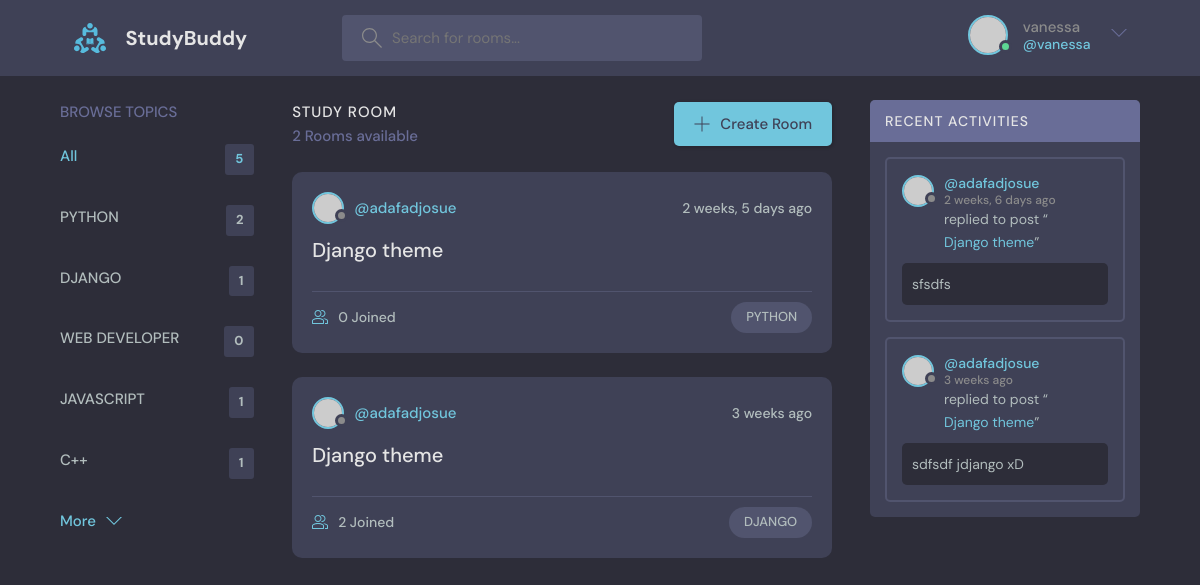
/?q=DJANGO (signed in), run on the app's committed database.
### base/models.py (models this page shows, shortened)
class Topic(models.Model):
   name = models.CharField(max_length=200)

class Room(models.Model):
   host = models.ForeignKey(User, on_delete=models.SET_NULL, null=True)
   topic = models.ForeignKey(Topic, on_delete=models.SET_NULL, null=True)
   name = models.CharField(max_length=200)
   description = models.TextField(null=True, blank=True)
   participants = models.ManyToManyField(User, related_name='participants', blank=True)
   updated = models.DateTimeField(auto_now=True)
   created = models.DateTimeField(auto_now_add=True)
   class Meta:
      ordering = ['-updated', '-created']
   def __str__(self):
      return self.name

class Message(models.Model):
   user = models.ForeignKey(User, on_delete=models.CASCADE)
   room = models.ForeignKey(Room, on_delete=models.CASCADE)
   body = models.TextField()
   updated = models.DateTimeField(auto_now=True)
   created = models.DateTimeField(auto_now_add=True)
   class Meta:
      ordering = ['-updated', '-created']

### base/views.py (the view)
# urls.py: path('', views.home, name="home"),
def home(request):
   q = request.GET.get('q') if request.GET.get('q') != None else ''
   rooms = Room.objects.filter(
      Q(topic__name__icontains=q) |
      Q(name__icontains=q) |
      Q(description__icontains=q)
   )
   topics = Topic.objects.all()
   room_count = rooms.count()
   room_messages = Message.objects.filter(Q(room__topic__name__icontains=q))
   context = {'rooms': rooms, 'topics': topics, 'room_count': room_count, 'room_messages': room_messages}
   return render(request, 'base/home.html', context)

### base/templates/base/home.html (shortened to what this page needs)
{% extends 'main.html' %} {% block content %}
<main class="layout layout--3">
   <div class="container">
      {% include 'base/components/topics_component.html' %}
      <div class="roomList">
         <div class="roomList__header">
            <div>
               <h2>Study Room</h2>
               <p>{{ room_count }} Rooms available</p>
            </div>
            <a class="btn btn--main" href="{% url 'create-room' %}">
               <svg
                  version="1.1"
                  xmlns="http://www.w3.org/2000/svg"
                  width="32"
                  height="32"
                  viewBox="0 0 32 32"
               >
                  <title>add</title>
                  <path
                     d="M16.943 0.943h-1.885v14.115h-14.115v1.885h14.115v14.115h1.885v-14.115h14.115v-1.885h-14.115v-14.115z"
                  ></path>
               </svg>
               Create Room
            </a>
         </div>
         {% include 'base/components/feed_component.html' %}
      </div>
      {% include 'base/components/activity_component.html' %}
   </div>
</main>
{% endblock %}

### templates/navbar.html (shortened to what this page needs)
{% load static %}
<header class="header header--loggedIn">
   <div class="container">
      <a href="{% url 'home' %}" class="header__logo">
         <img src="{% static 'images/logo.svg' %}" />
         <h1>StudyBuddy</h1>
      </a>
      <form class="header__search" method="get" action="{% url 'home' %}">
         <label>
            <input name="q" placeholder="Search for rooms..." />
         </label>
      </form>
      <nav class="header__menu">
         {% if request.user.is_authenticated %}
         <div class="header__user">
            <a href="{% url 'update-user' %}">
               <div class="avatar avatar--medium active">
                  <img src="https://randomuser.me/api/portraits/men/37.jpg" />
               </div>
               <p>{{ request.user.username }} <span>@{{ request.user.username }}</span></p>
            </a>
            <button class="dropdown-button">
               <svg
                  version="1.1"
                  xmlns="http://www.w3.org/2000/svg"
                  width="32"
                  height="32"
                  viewBox="0 0 32 32"
               >
                  <title>chevron-down</title>
                  <path d="M16 21l-13-13h-3l16 16 16-16h-3l-13 13z"></path>
               </svg>
            </button>
         </div>
         {% else %}
         <a href="{% url 'login' %}">
            <img src="{% static 'images/avatar.svg' %}" />
            <p>Login</p>
         </a>
         {% endif %}
      </nav>
   </div>
</header>

### base/templates/base/components/topics_component.html
<div class="topics">
   <div class="topics__header">
      <h2>Browse Topics</h2>
   </div>
   <ul class="topics__list">
      <li>
         <a href="{% url 'home' %}" class="active">All <span>{{ topics.count }}</span></a>
      </li>
      {% for topic in topics %}
      <li>
         <a href="{% url 'home' %}?q={{ topic.name }}"
            >{{ topic.name }} <span>{{ topic.room_set.all.count }}</span></a
         >
      </li>
      {% endfor %}
   </ul>
   <a class="btn btn--link" href="topics.html">
      More
      <svg
         version="1.1"
         xmlns="http://www.w3.org/2000/svg"
         width="32"
         height="32"
         viewBox="0 0 32 32"
      >
         <title>chevron-down</title>
         <path d="M16 21l-13-13h-3l16 16 16-16h-3l-13 13z"></path>
      </svg>
   </a>
</div>

### base/templates/base/components/feed_component.html (shortened to what this page needs)
{% for room in rooms %}
<div class="roomListRoom">
   <div class="roomListRoom__header">
      <a href="{% url 'user-profile' room.host.id %}" class="roomListRoom__author">
         <div class="avatar avatar--small">
            <img src="https://randomuser.me/api/portraits/women/11.jpg" />
         </div>
         <span>@{{ room.host.username }}</span>
      </a>
      <div class="roomListRoom__actions">
         <span>{{ room.created|timesince }} ago</span>
      </div>
   </div>
   <div class="roomListRoom__content">
      <a href="{% url 'room' room.id %}">{{ room.name }}</a>
   </div>
   <div class="roomListRoom__meta">
      <a href="{% url 'room' room.id %}" class="roomListRoom__joined">
         {{ room.participants.all.count }} Joined
      </a>
      <p class="roomListRoom__topic">{{ room.topic.name }}</p>
   </div>
</div>
{% endfor %}

### base/templates/base/components/activity_component.html (shortened to what this page needs)
<div class="activities">
   <div class="activities__header">
      <h2>Recent Activities</h2>
   </div>
   {% for message in room_messages %}
   <div class="activities__box">
      <div class="activities__boxHeader roomListRoom__header">
         <a href="{% url 'user-profile' message.user.id %}" class="roomListRoom__author">
            <div class="avatar avatar--small">
               <img src="https://randomuser.me/api/portraits/women/11.jpg" />
            </div>
            <p>
               @{{ message.user }}
               <span>{{ message.created|timesince }} ago</span>
            </p>
         </a>
      </div>
      <div class="activities__boxContent">
         <p>replied to post “<a href="{% url 'room' message.room.id %}">{{ message.room }}</a>”</p>
         <div class="activities__boxRoomContent">{{ message.body }}</div>
      </div>
   </div>
   {% endfor %}
</div>

### data on the page
Topic: name "PYTHON", room_set.all.count "2"
Topic: name "DJANGO", room_set.all.count "1"
Topic: name "WEB DEVELOPER", room_set.all.count "0"
Topic: name "JAVASCRIPT", room_set.all.count "1"
Topic: name "C++", room_set.all.count "1"
Room: host.username "adafadjosue", created "2 weeks, 5 days", name "Django theme", participants.all.count "0", topic.name "PYTHON"
Room: host.username "adafadjosue", created "3 weeks", name "Django theme", participants.all.count "2", topic.name "DJANGO"
Message: user "adafadjosue", created "2 weeks, 6 days", room "Django theme", body "sfsdfs"
Message: user "adafadjosue", created "3 weeks", room "Django theme", body "sdfsdf jdjango xD"

### other printed values
{{ request.user.username }} "vanessa"
{{ topics.count }} "5"
{{ room_count }} "2"
